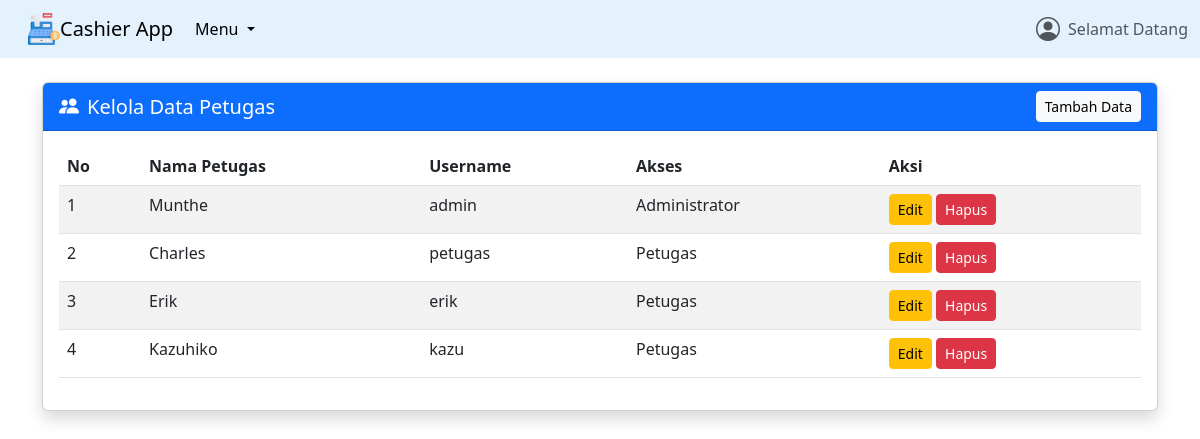
Screenshot of /pages/kelola-user.php with the database file from the repository.
### tables this page shows
CREATE TABLE `petugas` (
  `id_petugas` int(11) NOT NULL,
  `nama_petugas` varchar(255) NOT NULL,
  `username` text NOT NULL,
  `password` text NOT NULL,
  `level` enum('admin','petugas','','') NOT NULL
);

### pages/kelola-user.php (the view, shortened to what this page needs)
<?php
include '../config/navbar-admin.php';
?>
<!DOCTYPE html>
<html lang="en">
<head>
    <link rel="stylesheet" href="../css/style.css">
    <link href="https://cdn.jsdelivr.net/npm/bootstrap@5.3.0-alpha1/dist/css/bootstrap.min.css" rel="stylesheet">
</head>
<body>
<div class="container mt-4">
    <div class="card shadow rounded">
        <div class="card-header bg-primary text-white d-flex justify-content-between align-items-center">
            <h5 class="mb-0"><i class="bi bi-people-fill me-2"></i>Kelola Data Petugas</h5>
            <button class="btn btn-light btn-sm" data-bs-toggle="modal" data-bs-target="#tambah-data">
                Tambah Data
            </button>
        </div>
        <div class="card-body">
         <div class="table-responsive">
            <table class="table table-striped table-hover">
                <thead class="table">
                    <tr>
                        <th>No</th>
                        <th>Nama Petugas</th>
                        <th>Username</th>
                        <th>Akses</th>
                        <th>Aksi</th>
                    </tr>
                </thead>
                <tbody>
                    <?php
                    include '../config/koneksi.php';
                    $no = 1;
                    $data = mysqli_query($conn, "SELECT * FROM petugas");
                    while ($d = mysqli_fetch_array($data)) {
                    ?>
                        <tr>
                            <td><?php echo $no++; ?></td>
                            <td><?php echo $d['nama_petugas']; ?></td>
                            <td><?php echo $d['username']; ?></td>
                            <td>
                                <?php echo $d['level'] == 'admin' ? 'Administrator' : 'Petugas'; ?>
                            </td>
                            <td>
                                <button class="btn btn-warning btn-sm" data-bs-toggle="modal" data-bs-target="#edit-data<?php echo $d['id_petugas']; ?>">
                                    Edit
                                </button>
                                <?php if ($d['level'] != $_SESSION['level']) { ?>
                                    <button class="btn btn-danger btn-sm" data-bs-toggle="modal" data-bs-target="#hapus-data<?php echo $d['id_petugas']; ?>">
                                        Hapus
                                    </button>
                                <?php } ?>
                            </td>
                        </tr>
                    <?php } ?>
                </tbody>
            </table>
            </div>
        </div>
    </div>
</div>
</body>
</html>

### css/style.css (style rules this page uses)
body { display: flex; flex-direction: column; min-height: 100vh; }

### rows the page displays
petugas: nama_petugas "Munthe", username "admin", level "Administrator"
petugas: nama_petugas "Charles", username "petugas", level "Petugas"
petugas: nama_petugas "Erik", username "erik", level "Petugas"
petugas: nama_petugas "Kazuhiko", username "kazu", level "Petugas"
